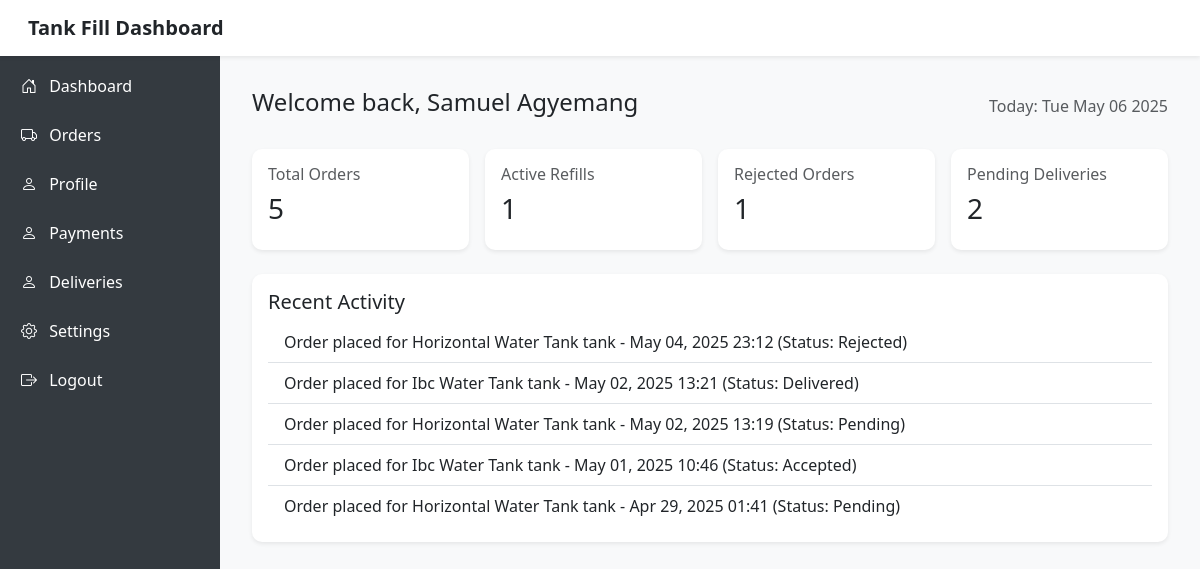
The page /customer_dashboard/ (signed in) on the database as committed earlier.
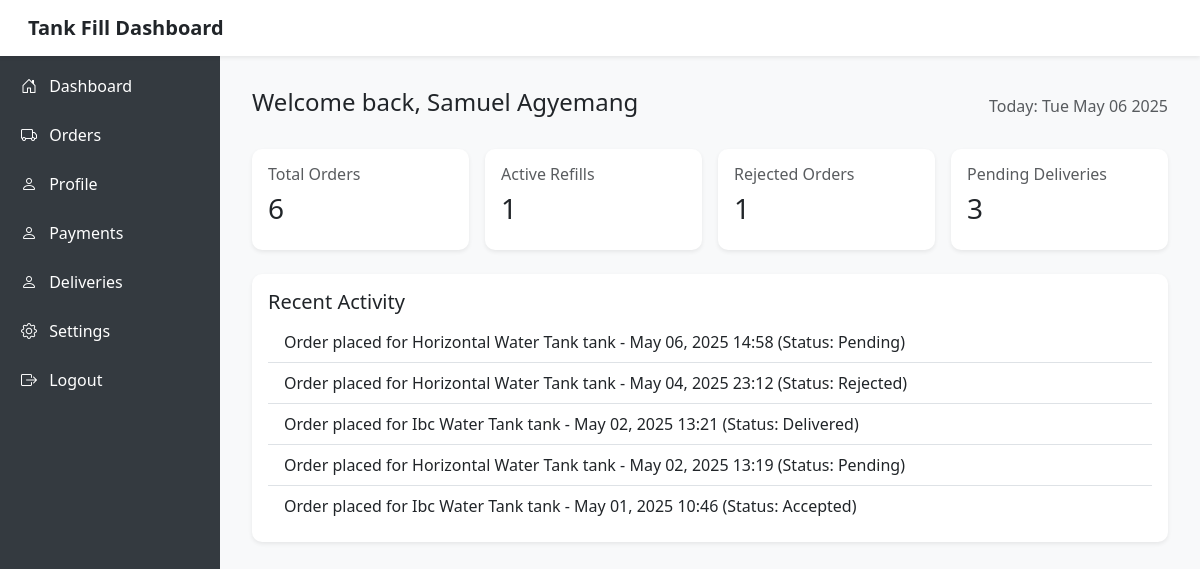
The same page on the database as committed later.
### authentication/models.py (models this page shows, shortened)
class User(AbstractBaseUser, PermissionsMixin):
    user_id = UniqueIDField(primary_key=True, unique=True, editable=False)
    email = models.EmailField(unique=True, blank=True, null=True)
    phone_number = models.CharField(max_length=15, unique=True, validators=[
        RegexValidator(regex=r'^\+?\d{9,15}$', message="Enter a valid phone number.")
    ])
    full_name = models.CharField(max_length=100)
    address = models.CharField(max_length=255, blank=True, null=True)
    gender = models.CharField(max_length=10, choices=GENDER_CHOICES, blank=True, null=True)
    photo = models.ImageField(upload_to='uploaded_files/kyc/photos/', default='media/profile.png', null=True, blank=True)
    date_joined = models.DateTimeField(default=timezone.now)
    is_active = models.BooleanField(default=True)
    is_staff = models.BooleanField(default=False)
    is_customer = models.BooleanField(default=False)
    is_vendor = models.BooleanField(default=False)
    is_driver = models.BooleanField(default=False)
    is_admin = models.BooleanField(default=False)
    latitude = models.DecimalField(max_digits=9, decimal_places=6, null=True, blank=True)
    longitude = models.DecimalField(max_digits=9, decimal_places=6, null=True, blank=True)
    last_location_update = models.DateTimeField(null=True, blank=True)
    groups = models.ManyToManyField(Group, related_name="custom_user_groups", blank=True)
    user_permissions = models.ManyToManyField(Permission, related_name="custom_user_permissions", blank=True)
    objects = CustomUserManager()
    USERNAME_FIELD = 'phone_number'
    REQUIRED_FIELDS = ['email', 'full_name']
    def get_full_name(self):
        return f"{self.full_name}"

class Order(models.Model):
    order_id = UniqueIDField(primary_key=True, editable=False, unique=True)
    customer = models.ForeignKey(User, on_delete=models.CASCADE, related_name="orders", limit_choices_to={'is_customer': True})
    vendor = models.ForeignKey(Vendor, on_delete=models.CASCADE, related_name="orders")
    order_date = models.DateTimeField(auto_now_add=True)
    payment_method = models.CharField(max_length=100, choices=PAYMENT_METHODS)
    litres = models.CharField(max_length=100, null=True)
    tank_type = models.CharField(max_length=200, choices=TANK_CHOICES)
    status = models.CharField(
        max_length=20, choices=DELIVERY_STATUS, default='Pending'
    )
    is_complete = models.BooleanField(default=False)
    delivery_location = models.CharField(max_length=200, null=True, blank=True)

### authentication/views.py (the view)
# urls.py: path('customer_dashboard/', CustomerDashboard.as_view(), name='customer_dashboard'),
@method_decorator((login_required, customer_required), name='dispatch')
class CustomerDashboard(View):
    template_name = 'customer/customer_dashboard.html'
    def get(self, request,*args,**kwargs):
        orders = Order.objects.filter(customer=request.user).order_by('-order_date')
        completed_orders = orders.filter(is_complete=True)
        rejected_orders = orders.filter(status="Rejected")
        pending_orders = orders.filter(status="Pending")
        active_refills = orders.filter(status='Delivered')
        context = {
            'orders': orders,
            'completed_orders_count': completed_orders.count(),
            'pending_orders_count': pending_orders.count(),
            'active_refills_count': active_refills.count(),
            'rejected_orders_count':rejected_orders.count(),
        }
        return render(request, self.template_name,context)

### templates/customer/customer_dashboard.html (shortened to what this page needs)
<!DOCTYPE html>
<html lang="en">
<head>
  <link href="https://cdn.jsdelivr.net/npm/bootstrap@5.3.0/dist/css/bootstrap.min.css" rel="stylesheet"/>
  <link rel="stylesheet" href="https://cdn.jsdelivr.net/npm/bootstrap-icons@1.10.5/font/bootstrap-icons.css">
</head>
<body>
<nav class="navbar navbar-light bg-white shadow-sm p-3 sticky-top">
  <div class="container-fluid">
    <h5 class="mb-0 fw-bold">Tank Fill Dashboard</h5>
  </div>
</nav>
<div class="sidebar-desktop d-none d-md-block">
  <h4 class="mb-4">Tank Fill</h4>
  <a href="{% url 'customer_dashboard' %}"><i class="bi bi-house-door me-2"></i> Dashboard</a>
  <a href="{% url 'customer_orders' %}"><i class="bi bi-truck me-2"></i> Orders</a>
  <a href="{% url 'customer_profile' %}"><i class="bi bi-person me-2"></i> Profile</a>
  <a href="{% url 'customer_payments' %}"><i class="bi bi-person me-2"></i> Payments</a>
  <a href="{% url 'customer_deliveries' %}"><i class="bi bi-person me-2"></i> Deliveries</a>
  <a href="#"><i class="bi bi-gear me-2"></i> Settings</a>
  <a href="{% url 'logout' %}"><i class="bi bi-box-arrow-right me-2"></i> Logout</a>
</div>
<div class="main-content">
  <div class="d-flex justify-content-between align-items-center mb-4">
    <h2 class="h4">Welcome back, {{request.user.get_full_name}}</h2>
    <span class="text-muted">Today: <span id="date"></span></span>
  </div>
  <div class="row g-3 mb-4">
    <div class="col-sm-6 col-lg-3">
      <div class="card shadow-sm p-3">
        <h6 class="text-muted">Total Orders</h6>
        <h3>{{ orders.count }}</h3>
      </div>
    </div>
    <div class="col-sm-6 col-lg-3">
      <div class="card shadow-sm p-3">
        <h6 class="text-muted">Active Refills</h6>
        <h3>{{ active_refills_count }}</h3>
      </div>
    </div>
    <div class="col-sm-6 col-lg-3">
      <div class="card shadow-sm p-3">
        <h6 class="text-muted">Rejected Orders</h6>
        <h3>{{ rejected_orders_count }}</h3>
      </div>
    </div>
    <div class="col-sm-6 col-lg-3">
      <div class="card shadow-sm p-3">
        <h6 class="text-muted">Pending Deliveries</h6>
        <h3>{{ pending_orders_count }}</h3>
      </div>
    </div>
  </div>
  <div class="card shadow-sm p-3">
    <h5>Recent Activity</h5>
    <ul class="list-group list-group-flush">
      {% for order in orders|slice:":5" %}
        <li class="list-group-item">
          Order placed for {{ order.tank_type|title }} tank - {{ order.order_date|date:"M d, Y H:i" }} (Status: {{ order.status }})
        </li>
      {% empty %}
        <li class="list-group-item">No recent activities yet.</li>
      {% endfor %}
    </ul>
  </div>
</div>
</body>
</html>

### templates/customer/customer_dashboard.html (style rules this page uses)
body { background-color: #f8f9fa; }
.card { border: none; border-radius: 10px; }
@media (min-width: 768px) { .sidebar-desktop { position: fixed; top: 0; bottom: 0; width: 220px; background-color: #343a40; padding: 1rem; color: white; } }
@media (min-width: 768px) { .main-content { margin-left: 220px; padding: 2rem; } }
@media (min-width: 768px) { .sidebar-desktop a { display: block; color: white; text-decoration: none; margin-bottom:15px; padding:5px; } }

Rows that differ between the two databases and show on the page:
no longer on this page (row unchanged): Order: tank_type "Horizontal Water Tank", order_date "Apr 29, 2025 01:41", status "Pending"
added Order: tank_type "Horizontal Water Tank", order_date "May 06, 2025 14:58", status "Pending"
Other text that changed with them:
{{ orders.count }}: "5" → "6"
{{ pending_orders_count }}: "2" → "3"
